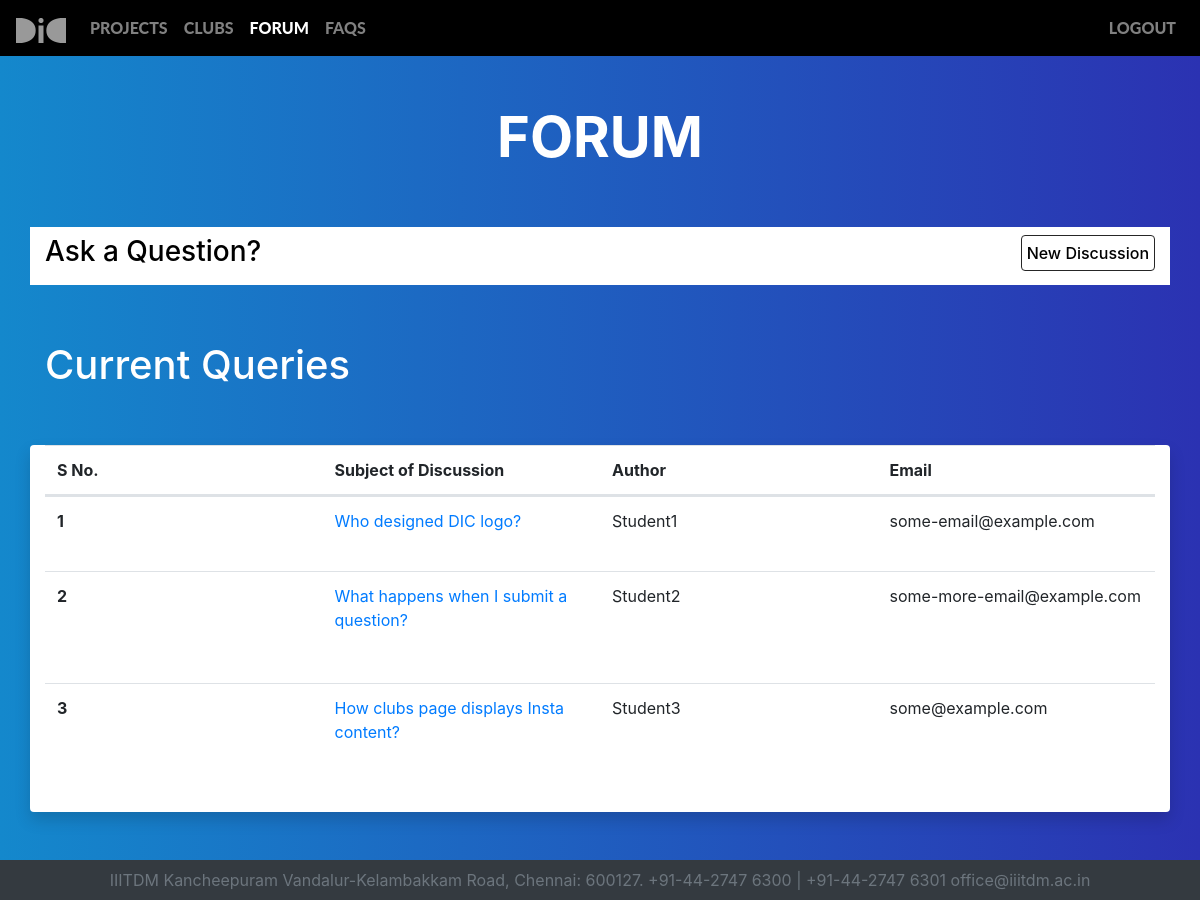
Page /forms/ (signed in) on the committed database.
### Forum/models.py (models this page shows)
class query(models.Model):
	name = models.CharField(max_length=20)
	email = models.EmailField(blank=True)
	content = models.TextField(max_length=500, blank= True)
	subject= models.CharField(max_length=100)

### Forum/views.py (the view, shortened to what this page needs)
# urls.py: path('forms/', views.index, name="forms"),
@login_required(login_url="/login/")
def index(request):
	if request.method=='GET':
		context= {
			 "queries":query.objects.all()
		 }
		return render(request,"Forum/index.html",context)

### Forum/templates/Forum/index.html (shortened to what this page needs)
{%extends "Forum/base.html"%}
{% load static %}
{% block content %}
<link rel="stylesheet" type="text/css" href="https://stackpath.bootstrapcdn.com/bootstrap/4.4.1/css/bootstrap.min.css">
<link rel="stylesheet"  href='{% static "css/forumindexstyle.css" %}'>
<div id="page">
	<header class="py-5 text-center">
		<h1 class="display-4 font-weight-bold" style="color: #ffffff;">FORUM</h1>
	</header>
	<div class="container">
		<div class ="row bg-white py-2">
			<div class="col-lg-12" >
				<div class="pullleft">
					<h3 style="color: #000000;">Ask a Question?</h3>
				</div>
				<div class="pullright">
					<a id="new_disc_button" class="btn btn primary logout" href="#" onclick="start_discussion()">New Discussion</a>
				</div>
			</div>
		</div>
	<div class="container py-4">
	</div>
		<h1 style="color: #ffffff;margin-top: 0.5rem;"> Current Queries </h1>
		<div class="row py-5">
			<div class="col-lg-12 mx-auto bg-white rounded shadow">
				<div class="table-responsive">
					<table class="table table-fixed">
						<thead>
							<tr>
								<th scope="col" class="col-3">S No.</th>
								<th scope="col" class="col-3">Subject of Discussion</th>
								<th scope="col" class="col-3">Author</th>
								<th scope="col" class="col-3">Email</th>
							</tr>
						</thead>
						<tbody>
							{%for query in queries%}
							<tr>
								<th scope="row" class="col-3">{{ forloop.counter}}</th>
								<td class="col-3"><a href= "/forms/{{query.id}}/">{{query.subject}}</a></td>
								<td class="col-3">{{query.name}}</td>
								<td class="col-3">{{query.email}}</td>
							</tr>
							{% endfor %}
						</tbody>
					</table>
				</div>
			</div>
		</div>
	</div>
</div>
{% endblock %}

### static/css/style.css (style rules this page uses)
html, body { height: 100%; width: 100%; min-height: 100vh; font-family: 'Lato', sans-serif; color: #ffffff; }
.logout { background-color:#506cb5; color: white; border-color:black; border-width: thin; padding:5px; font-weight: 500; }

### static/css/forumindexstyle.css (style rules this page uses)
#page { background-image: linear-gradient(to right, #1488CC, #2B32B2); padding-top: 56px; padding-bottom: 0; height: 100%; }
.logout { background-color:white; color: black; border-color: #262626; padding:5px; font-weight: 500; text-align: center; cursor: pointer; }
.table-fixed tbody { height: 300px; overflow-y: auto; width: 100%; }
.table-fixed thead, .table-fixed tbody, .table-fixed tr, { display: block; }
.pullleft { float: left; display:inline-block; }
.pullright { float: right; display: inline-block; }

### rows in the picture
query: subject "Who designed DIC logo?", name "Student1", email "some-email@example.com"
query: subject "What happens when I submit a question?", name "Student2", email "some-more-email@example.com"
query: subject "How clubs page displays Insta content?", name "Student3", email "some@example.com"
